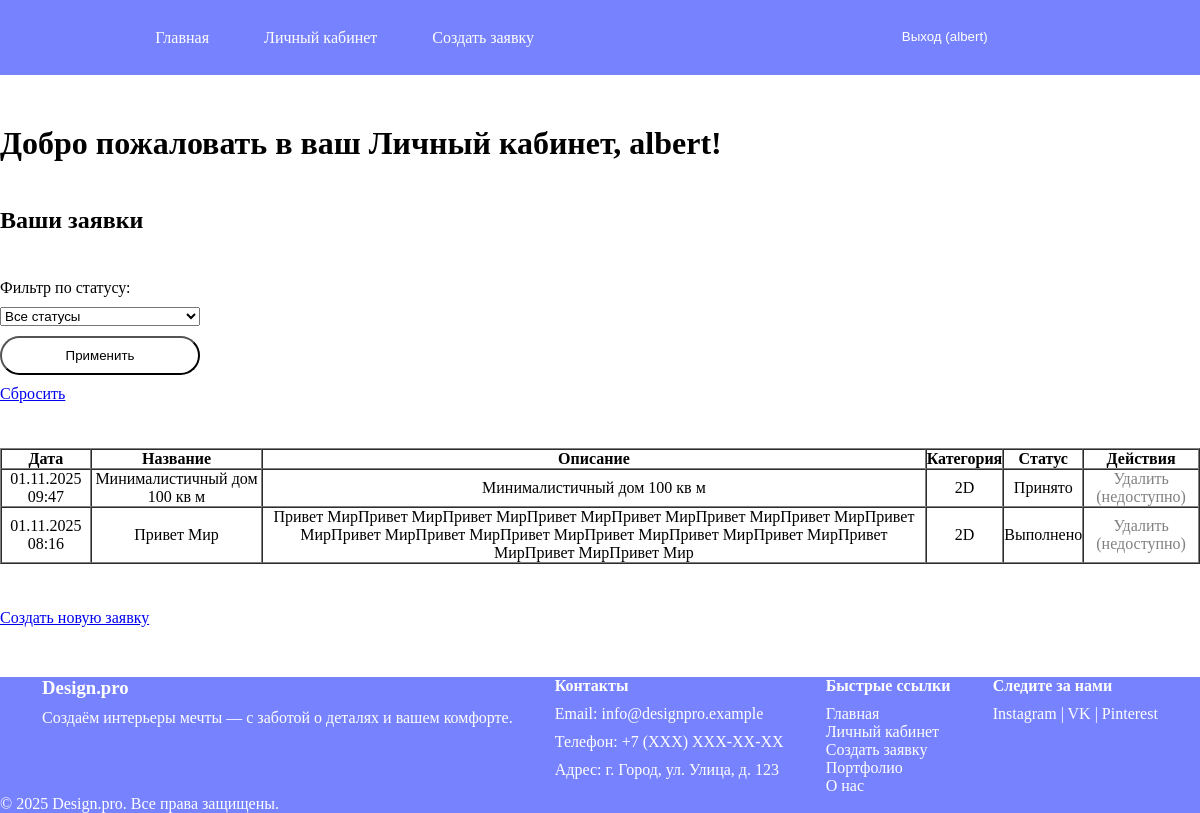
The app's page /main/user_dashboard/ (signed in), older data.
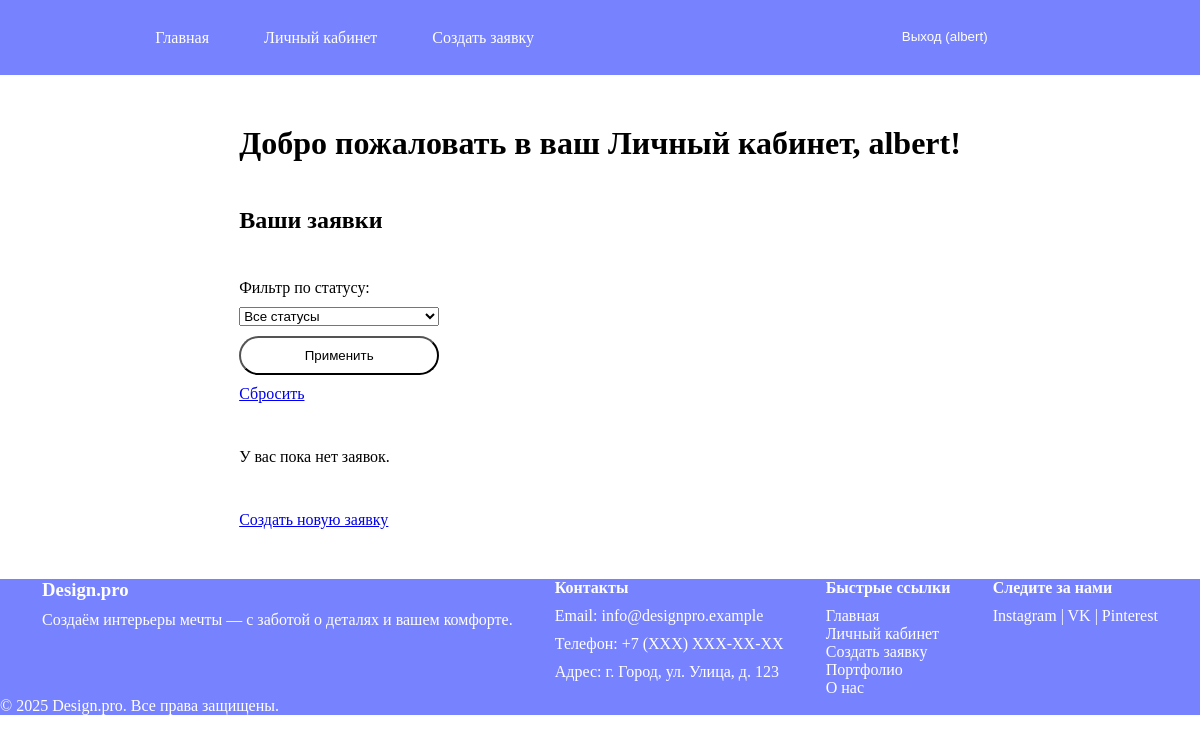
The same page, newer data.
### main/models.py (models this page shows, shortened)
class DesignRequest(models.Model):
    STATUS_CHOICES = [
        ('new', 'Новая'),
        ('in_progress', 'Принято'),
        ('complited', 'Выполнено'),
    ]
    user = models.ForeignKey(User, on_delete=models.CASCADE, related_name='requests')
    title = models.CharField(max_length=200, null=False, blank=False, verbose_name='Заголовок')
    description = models.TextField(null=False, blank=False, verbose_name='Описание')
    category = models.ForeignKey(Category, on_delete=models.CASCADE)
    plan_image = models.ImageField(upload_to='plan_img/', validators=[validate_image_extension_and_size])
    status = models.CharField(max_length=20, choices=STATUS_CHOICES, default='new')
    created_at = models.DateTimeField(auto_now_add=True)
    design_image = models.ImageField(upload_to='design_img/', validators=[validate_image_extension_and_size], blank=True, null=True)
    admin_comment = models.TextField(null=True, blank=True)
    class Meta:
        verbose_name = 'Заявка на дизайн'
        verbose_name_plural = "Заявки на дизайн"
        ordering = ['-created_at']

class Category(models.Model):
    name = models.CharField(max_length=100, unique=True)
    class Meta:
        verbose_name= 'Категория'
        verbose_name_plural = "Категории"

### main/views.py (the view)
# urls.py: path('user_dashboard/', views.user_dashboard, name='user_dashboard'),
@login_required()
def user_dashboard(request):
    user_requests = DesignRequest.objects.filter(user = request.user)
    status_filter = request.GET.get('status')
    if status_filter :
        user_requests = user_requests.filter(status = status_filter)
    return render(request, 'main_app/user_dashboard.html', {'requests': user_requests})

### templates/main_app/user_dashboard.html (shortened to what this page needs)
{% extends "base.html" %}
{% block content %}
    <h1>Добро пожаловать в ваш Личный кабинет, {{ user.username }}!</h1>
    <h2>Ваши заявки</h2>
    <form method="get">
        <label for="status_filter">Фильтр по статусу:</label>
        <select name="status" id="status_filter">
            <option value="">Все статусы</option>
        </select>
        <button type="submit">Применить</button>
        <a href="{% url 'user_dashboard' %}">Сбросить</a>
    </form>
    {% if requests %}
        <table border="1" cellpadding="10" cellspacing="0">
            <thead>
                <tr>
                    <th>Дата</th>
                    <th>Название</th>
                    <th>Описание</th>
                    <th>Категория</th>
                    <th>Статус</th>
                    <th>Действия</th>
                </tr>
            </thead>
            <tbody>
                {% for req in requests %}
                    <tr>
                        <td>{{ req.created_at|date:"d.m.Y H:i" }}</td>
                        <td>{{ req.title }}</td>
                        <td>{{ req.description}}</td>
                        <td>{{ req.category.name }}</td>
                        <td>{{ req.get_status_display }}</td>
                        <td>
                            {% if req.status == 'new' %}
                                <a href="{% url 'delete_request' req.id %}">Удалить</a>
                            {% else %}
                                <span style="color: grey;">Удалить (недоступно)</span>
                            {% endif %}
                        </td>
                    </tr>
                {% endfor %}
            </tbody>
        </table>
    {% else %}
        <p>У вас пока нет заявок.</p>
    {% endif %}
    <p><a href="{% url 'create_request' %}">Создать новую заявку</a></p>
{% endblock %}

Row changes from the older to the newer data that the page shows:
removed DesignRequest: created_at "01.11.2025 09:47", title "Минималистичный дом 100 кв м", description "Минималистичный дом 100 кв м", category.name "2D", status "Принято", shows "Удалить (недоступно)"
removed DesignRequest: created_at "01.11.2025 08:16", title "Привет Мир", description "Привет МирПривет МирПривет МирПривет МирПривет МирПривет МирПривет МирПривет МирПривет МирПривет МирПривет МирПривет МирПривет МирПривет МирПривет МирПривет МирПривет Мир", category.name "2D", status "Выполнено", shows "Удалить (недоступно)"
Text that changed along with them:
text no longer shown: "Дата Название Описание Категория Статус Действия"
text now shown: "У вас пока нет заявок."
